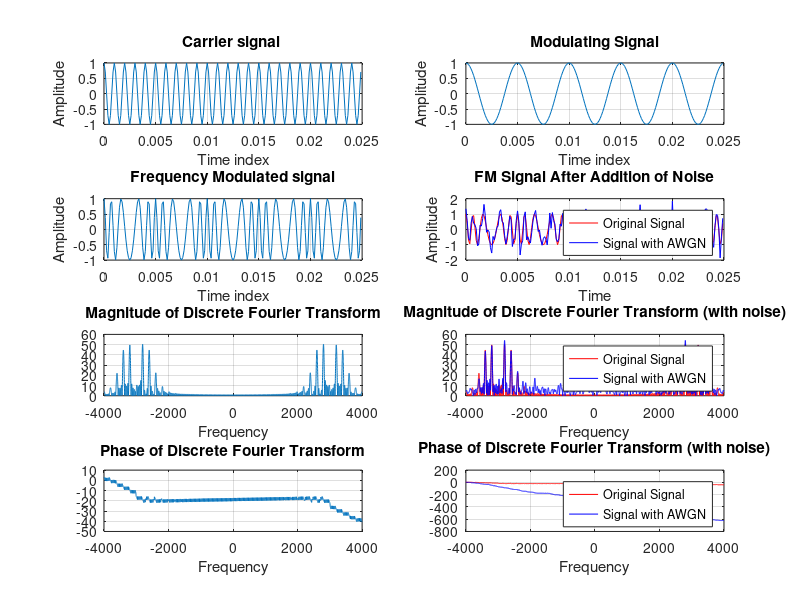

Recreate this plot in MATLAB.
clear all;
close all;
Am=1;
Ac=1;
kf=500; %Frequency Deviation
fc=1000; %Carrier Frequency
fm=200; %Modulating Frequency
m=kf*Am/fm; %Modulating Index
Fs=8000; %Sampling Frequency
N=8192;
dt=1/Fs;
n=0:dt:.025-dt; %Time index
c=cos(2*pi*fc*n); %Carrier Signal
M=cos(2*pi*fm*n); %Modulating Signal
subplot(421);
plot (n,c);
ylabel('Amplitude');
xlabel('Time index');
title('Carrier signal ');
grid on;
subplot(422);
plot (n,M);
ylabel('Amplitude');
xlabel('Time index');
title('Modulating Signal');
grid on;
y=Ac*(cos(2*pi*fc*n+(m.*sin(2*pi*fm*n)))); %Frequency Modulation
subplot(423);
plot (n,y);
ylabel('Amplitude');
xlabel('Time index');
title('Frequency Modulated signal');
grid on;
df=Fs/N;
k=-Fs/2:df:Fs/2-df; %Frequency index
Y=(fft(y,N)); %Discrete Fourier Transform on FM Signal
subplot(425);
plot(k,abs(Y));
title('Magnitude of Discrete Fourier Transform');
xlabel('Frequency');
grid on;
subplot(427);
plot(k,unwrap(angle(Y)));
title('Phase of Discrete Fourier Transform');
xlabel('Frequency');
grid on;
snr=5; %Signal to noise ratio
z = awgn(y,snr,'measured'); %Adding noise(AWGN)
subplot(424); 
plot(n, y, 'r');
hold on; % puts the next graph on the same plot
plot(n, z, 'b');
xlabel('Time');
ylabel('Amplitude');
title('FM Signal After Addition of Noise');
grid on;
hold off;
legend('Original Signal','Signal with AWGN');
Z=(fft(z,N)); %Discrete Fourier Transform on noise affected FM Signal
subplot(426);
plot(k,abs(Y),'r');
hold on;
plot(k,abs(Z),'b');
title('Magnitude of Discrete Fourier Transform (with noise)');
xlabel('Frequency');
grid on;
hold off;
legend('Original Signal','Signal with AWGN');
subplot(428);
plot(k,unwrap(angle(Y)),'r');
hold on;
plot(k,unwrap(angle(Z)),'b');
title('Phase of Discrete Fourier Transform (with noise)');
xlabel('Frequency');
grid on;
hold off;
legend('Original Signal','Signal with AWGN');
